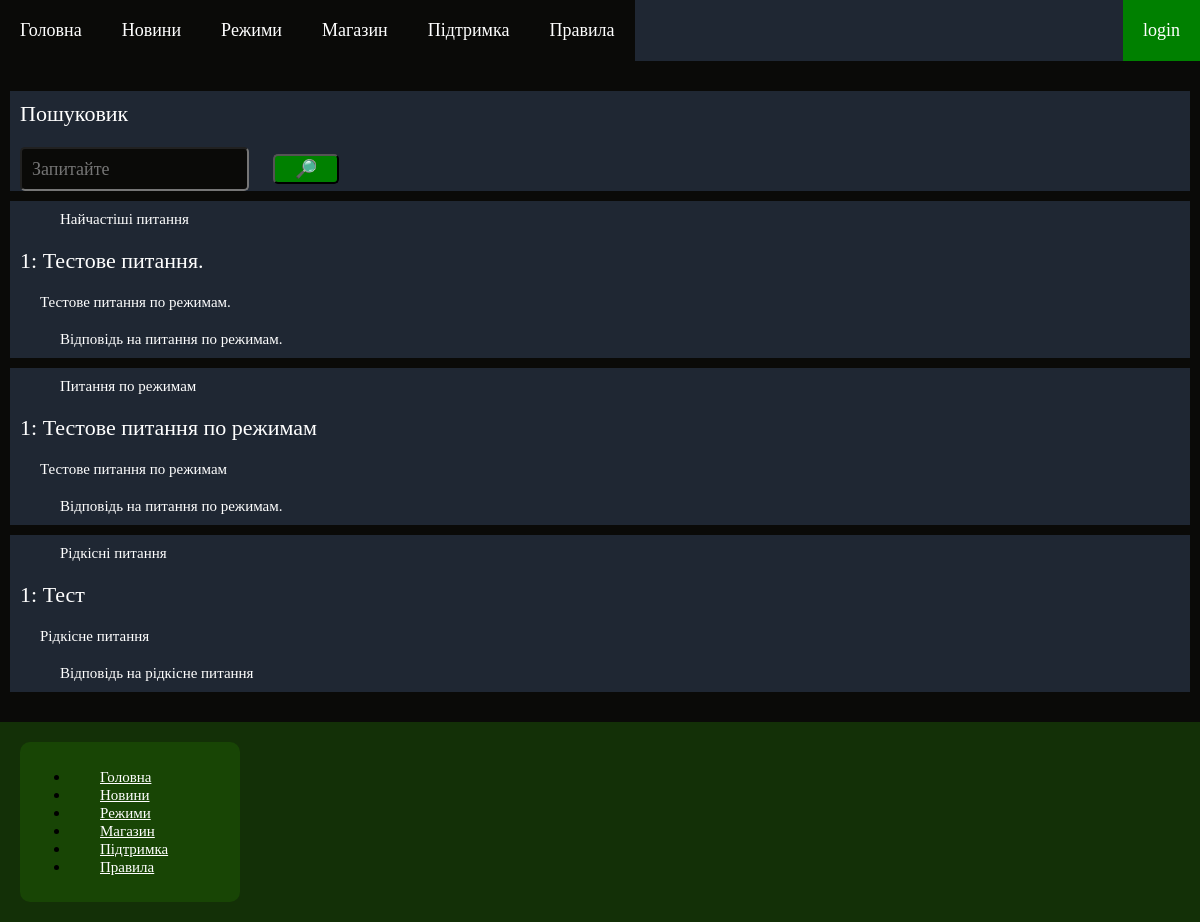
Screenshot of /support with the database file from the repository.
### Shop/models.py (models this page shows, shortened)
class FAQ(models.Model):
    title = models.CharField(max_length=100, verbose_name="Заголовок")
    question = models.TextField(blank=True, verbose_name="Питання")
    answer = models.TextField(blank=True, verbose_name="Відповідь")
    class Meta:
        verbose_name = "📊 Поширене запитання"
        verbose_name_plural = "📊 Поширені запитання"

class ModeQuestion(models.Model):
    title = models.CharField(max_length=100, verbose_name="Заголовок")
    question = models.TextField(blank=True, verbose_name="Питання")
    answer = models.TextField(blank=True, verbose_name="Відповідь")
    class Meta:
        verbose_name = "⏳ Питання по режимам"
        verbose_name_plural = "⏳ Питання по режимам"

class RareQuestion(models.Model):
    title = models.CharField(max_length=100, verbose_name="Заголовок")
    question = models.TextField(blank=True, verbose_name="Питання")
    answer = models.TextField(blank=True, verbose_name="Відповідь")
    class Meta:
        verbose_name = "🕗 Рідкісні питання"
        verbose_name_plural = "🕗 Рідкісні питання"

### Shop/views.py (the view)
# urls.py: path("support", views.support, name='support'),
def support(request):
    context = {}
    faq = FAQ.objects.all()
    context.update({"faq": faq})
    mq = ModeQuestion.objects.all()
    context.update({"mq": mq})
    rq = RareQuestion.objects.all()
    context.update({"rq": rq})
    return render(request, 'Shop/support.html', context=context)

### templates/Shop/support.html (shortened to what this page needs)
{% extends "Shop/base.html" %}
{% block base %}
<div class="content">
    <div class="rules">
        <p class="rule_title">Пошуковик</p>
        <form method="POST" role="form" action="{% url 'src' %}">
            <input type="text" class="log_form" name="src" id="username0" placeholder="Запитайте">
            <button type="submit" class="butt_green">🔎</button>
        </form>
    </div>
    <div class="rules">
        <p class="faq_answer">Найчастіші питання</p>
        {% for f in faq %}
            <p class="rule_title">{{ forloop.counter }}: {{ f.title }}</p>
            <p class="rule_description">{{ f.question }}</p>
            <p class="faq_answer">{{ f.answer }}</p>
        {% endfor %}
    </div>
    <div class="rules">
        <p class="faq_answer">Питання по режимам</p>
        {% for m in mq %}
            <p class="rule_title">{{ forloop.counter }}: {{ m.title }}</p>
            <p class="rule_description">{{ m.question }}</p>
            <p class="faq_answer">{{ m.answer }}</p>
        {% endfor %}
    </div>
    <div class="rules">
        <p class="faq_answer">Рідкісні питання</p>
        {% for r in rq %}
            <p class="rule_title">{{ forloop.counter }}: {{ r.title }}</p>
            <p class="rule_description">{{ r.question }}</p>
            <p class="faq_answer">{{ r.answer }}</p>
        {% endfor %}
    </div>
</div>
{% endblock %}

### static/Shop/css/style.css (style rules this page uses)
body { margin: 0px; padding: 0px; background-color: #1f2733; }
p { margin: 0px; padding: 5px; font-family: cursive; font-size: 18px; color: white; }
.content { margin: auto; background-color: #0a0a08; padding: 20px 0px 20px 0px; width: 1200px; }
.log_form { width: 205px; height: 20px; padding: 10px; border-radius: 5px; margin: 10px 10px 0px 10px; background-color: #0a0a08; font-family: cursive; font-size: 18px; color: white; }
.butt_green { border-radius: 5px; margin: 10px 10px 0px 10px; padding: 2px 20px 2px 20px; background-color: green; font-family: cursive; font-size: 18px; color: white; }
.rules { width: 1180px; margin: 10px; background-color: #1f2733; }
.rule_title { padding: 10px; font-family: Verdana; font-size: 22px; color: white; }
.rule_description { padding: 10px 10px 10px 30px; font-family: Verdana; font-size: 15px; color: white; }
.faq_answer { padding: 10px 10px 10px 50px; font-family: Verdana; font-size: 15px; color: white; }

### rows the page displays
FAQ: title "Тестове питання.", question "Тестове питання по режимам.", answer "Відповідь на питання по режимам."
ModeQuestion: title "Тестове питання по режимам", question "Тестове питання по режимам", answer "Відповідь на питання по режимам."
RareQuestion: title "Тест", question "Рідкісне питання", answer "Відповідь на рідкісне питання"
